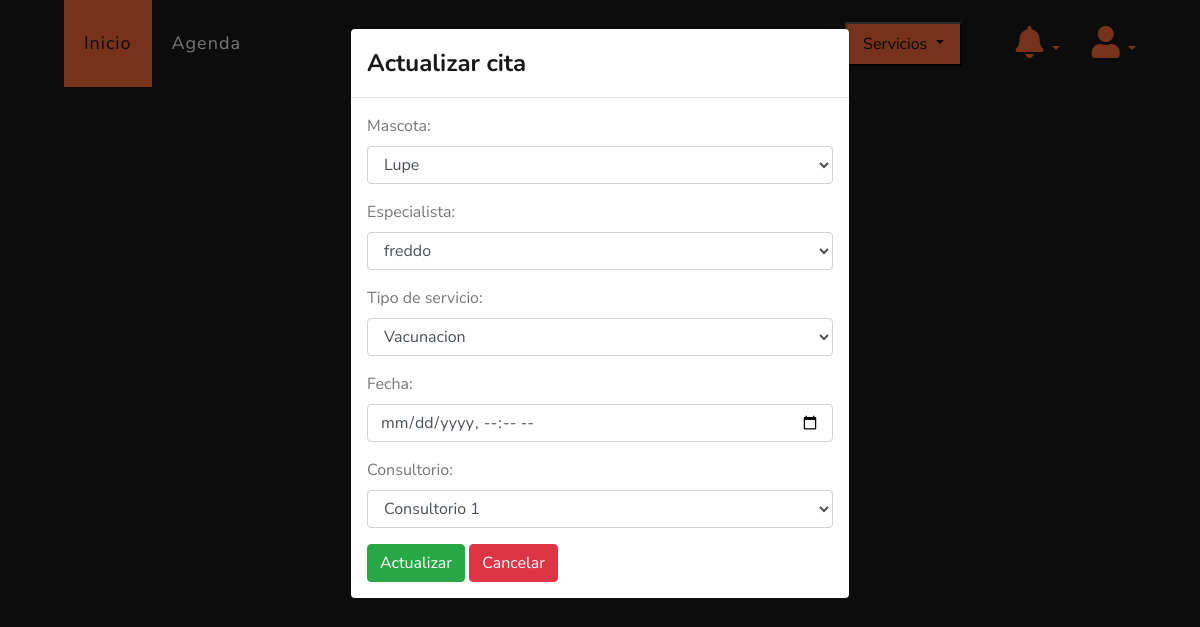
The page /actualizar/cita/3 (signed in) on the database its author committed.
### veterinary/models.py (models this page shows, shortened)
class Events(models.Model):
    veterinary = models.ForeignKey(Veterinary, on_delete=models.PROTECT, null=True, blank=True)
    pet = models.ForeignKey(Pet, on_delete=models.PROTECT)
    doctor = models.ForeignKey(User, on_delete=models.PROTECT, limit_choices_to={'is_doctor': True})
    name = models.CharField(max_length=255, null=True, blank=True, default="Consulta")
    end = models.DateTimeField(null=True, blank=True)
    start = models.DateTimeField(null=False, blank=False, default=datetime.now)
    room = models.CharField(max_length=15, null=False)
    is_active = models.BooleanField(default=True)

### veterinary/views.py (the view)
# urls.py: path("actualizar/cita/<int:id>", views.updateDate, name='updateDate'),
@login_required(login_url="login")
def updateDate(request, id):
    veterinary_logued = request.user.veterinary
    date = Events.objects.get(id=id)
    if request.method == "POST":
        form = EventForm(veterinary_logued, request.POST, instance=date)
        if form.is_valid():
            form.save()
            return redirect(home)
    else:
        form = EventForm(veterinary_logued, instance=date)
    context = {"form": form}
    return render(request, "veterinary/updateDate.html", context)

### veterinary/models.py (called while the page is built)
    def __str__(self):
        return self.namePet

### veterinary/views.py (called while the page is built)
def check_notifications(request):
    if not request.user.is_authenticated:
        veterinary_logued = Veterinary.objects.get(id=1)
    else:
        veterinary_logued = request.user.veterinary
    if not Client.objects.filter(veterinary=veterinary_logued).exists():
        messages.info(request, 'Registra clientes')
    if not Pet.objects.filter(client__veterinary=veterinary_logued).exists():
        messages.info(request, 'Registra mascotas')
    if not Category.objects.filter(veterinary=veterinary_logued).exists():
        messages.info(request, 'Registra categorias y productos')
    if not Events.objects.filter(veterinary=veterinary_logued).exists():
        messages.info(request, 'Registra tu primer cita')

### templates/veterinary/updateDate.html (shortened to what this page needs)
{% extends 'layout/base.html' %}
{% block 'style' %}
{% load static %}
<link rel="stylesheet" href="{% static 'css/estilo.css' %}">
{% endblock %}
{% block 'header' %}
{% include 'layout/partials/headerbase.html' %}
{% endblock %}
{% block 'content' %}
{% if form.instance %}
<div class="modal fade" id="myModal" tabindex="-1" role="dialog" aria-labelledby="myModalLabel" data-backdrop="static" data-keyboard="false">
  <div class="modal-dialog" role="document">
    <div class="modal-content">
      <div class="modal-header">
        <h4 class="modal-title" id="myModalLabel">Actualizar cita</h4>
      </div>
      <div class="modal-body">
        <form method="post" id="update-form">
          {{ form.as_p }}
          <input type="submit" class="btn btn-success" value="Actualizar">
          <a href="{% url 'home' %}" class="btn btn-danger">Cancelar</a>
        </form>
      </div>
    </div>
  </div>
</div>
{% endif %}
<div class="container-fluid" style="background-color: #181818;">
  <div class="row">
  </div>
</div>
{% endblock %}

### rows shown on the page
Events: pet "Lupe", doctor "freddo", name "Vacunacion", room "Consultorio 1"
